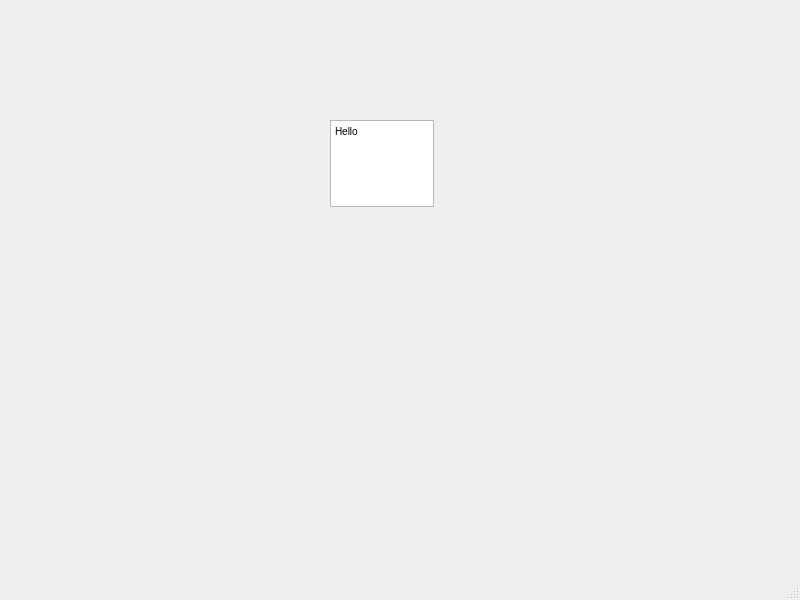
<?xml version="1.0" encoding="UTF-8"?>
<ui version="4.0">
 <class>MainWindow</class>
 <widget class="QMainWindow" name="MainWindow">
  <property name="geometry">
   <rect>
    <x>0</x>
    <y>0</y>
    <width>800</width>
    <height>600</height>
   </rect>
  </property>
  <property name="windowTitle">
   <string>MainWindow</string>
  </property>
  <widget class="QWidget" name="centralwidget">
   <widget class="QTextEdit" name="textEdit">
    <property name="geometry">
     <rect>
      <x>330</x>
      <y>120</y>
      <width>104</width>
      <height>87</height>
     </rect>
    </property>
    <property name="html">
     <string>&lt;!DOCTYPE HTML PUBLIC &quot;-//W3C//DTD HTML 4.0//EN&quot; &quot;http://www.w3.org/TR/REC-html40/strict.dtd&quot;&gt;
&lt;html&gt;&lt;head&gt;&lt;meta name=&quot;qrichtext&quot; content=&quot;1&quot; /&gt;&lt;style type=&quot;text/css&quot;&gt;
p, li { white-space: pre-wrap; }
&lt;/style&gt;&lt;/head&gt;&lt;body style=&quot; font-family:'MS Shell Dlg 2'; font-size:7.8pt; font-weight:400; font-style:normal;&quot;&gt;
&lt;p style=&quot; margin-top:0px; margin-bottom:0px; margin-left:0px; margin-right:0px; -qt-block-indent:0; text-indent:0px;&quot;&gt;Hello&lt;/p&gt;
&lt;p style=&quot;-qt-paragraph-type:empty; margin-top:0px; margin-bottom:0px; margin-left:0px; margin-right:0px; -qt-block-indent:0; text-indent:0px;&quot;&gt;&lt;br /&gt;&lt;/p&gt;&lt;/body&gt;&lt;/html&gt;</string>
    </property>
   </widget>
  </widget>
  <widget class="QMenuBar" name="menubar">
   <property name="geometry">
    <rect>
     <x>0</x>
     <y>0</y>
     <width>800</width>
     <height>26</height>
    </rect>
   </property>
  </widget>
  <widget class="QStatusBar" name="statusbar"/>
 </widget>
 <resources/>
 <connections/>
</ui>
